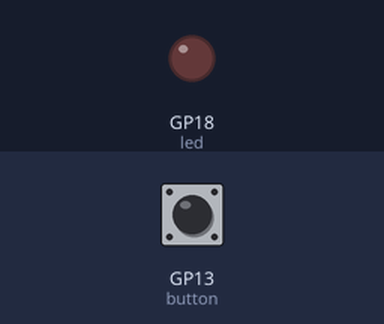
Bench run of a program on a simulated Raspberry Pi Pico running MicroPython. Shown: output pins drawn as LEDs (lit = HIGH). Wiring (from the project's diagram.json): green button on GP13, red LED on GP18. The inputs (shaded band) are chosen by the test bench; at power-on: GP13 (button) HIGH. What the program prints to the serial console is not drawn.

Above: at 1.3 s.
1.4 s: GP13 (button) pulled LOW for 0.15 s
At 1.47 s:
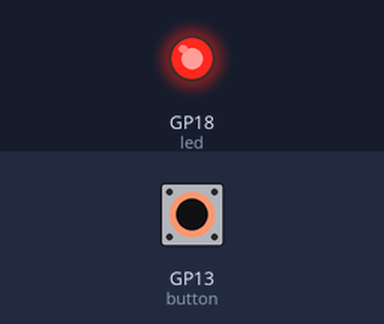
3.0 s: GP13 (button) pulled LOW for 3.2 s
At 7.1 s:
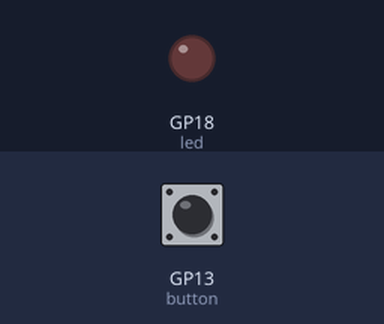
Timing chart, 0 to 8.6 s (numbered marks = the images above; inputs shaded):
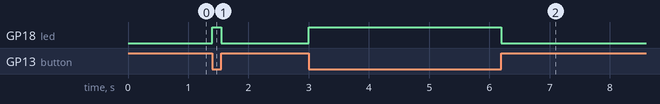

Measured:
- after the input at 1.4 s, GP18 (led): LOW → HIGH at once, → LOW 0.15 s later
- after the input at 3.0 s, GP18 (led): LOW → HIGH at once, → LOW 3.2 s later

The program:

main.py
```python
import time
import machine
time.sleep(0.1) # Wait for USB to become ready


button = machine.Pin(13, machine.Pin.IN, machine.Pin.PULL_UP)
led = machine.Pin(18, machine.Pin.OUT)
print("Program starting...")
while True:
    if button.value() == 0:
        led.value(1)
    else:
        led.value(0)
```
